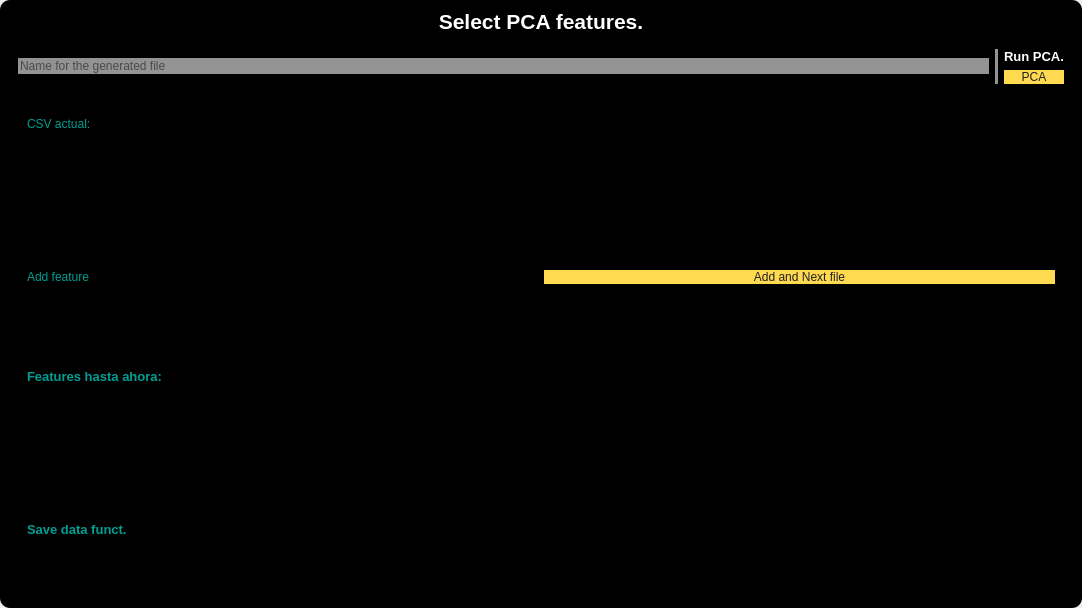
<?xml version="1.0" encoding="UTF-8"?>
<ui version="4.0">
 <class>INTERFAZ_3</class>
 <widget class="QWidget" name="INTERFAZ_3">
  <property name="geometry">
   <rect>
    <x>0</x>
    <y>0</y>
    <width>1082</width>
    <height>608</height>
   </rect>
  </property>
  <property name="sizePolicy">
   <sizepolicy hsizetype="Expanding" vsizetype="Expanding">
    <horstretch>0</horstretch>
    <verstretch>0</verstretch>
   </sizepolicy>
  </property>
  <property name="windowTitle">
   <string>INTERFAZ_3</string>
  </property>
  <property name="layoutDirection">
   <enum>Qt::LeftToRight</enum>
  </property>
  <layout class="QHBoxLayout" name="horizontalLayout_9">
   <property name="spacing">
    <number>0</number>
   </property>
   <property name="sizeConstraint">
    <enum>QLayout::SetDefaultConstraint</enum>
   </property>
   <property name="leftMargin">
    <number>0</number>
   </property>
   <property name="topMargin">
    <number>0</number>
   </property>
   <property name="rightMargin">
    <number>0</number>
   </property>
   <property name="bottomMargin">
    <number>0</number>
   </property>
   <item>
    <widget class="QFrame" name="Base">
     <property name="minimumSize">
      <size>
       <width>807</width>
       <height>538</height>
      </size>
     </property>
     <property name="styleSheet">
      <string notr="true">background-color: rgb(0, 0, 0);
border-radius: 10px;</string>
     </property>
     <property name="frameShape">
      <enum>QFrame::NoFrame</enum>
     </property>
     <layout class="QGridLayout" name="gridLayout_4">
      <item row="1" column="0">
       <widget class="QFrame" name="Body">
        <property name="sizePolicy">
         <sizepolicy hsizetype="Expanding" vsizetype="Expanding">
          <horstretch>0</horstretch>
          <verstretch>0</verstretch>
         </sizepolicy>
        </property>
        <property name="minimumSize">
         <size>
          <width>0</width>
          <height>400</height>
         </size>
        </property>
        <property name="frameShape">
         <enum>QFrame::NoFrame</enum>
        </property>
        <layout class="QGridLayout" name="gridLayout_2">
         <item row="0" column="2">
          <layout class="QVBoxLayout" name="verticalLayout">
           <item>
            <widget class="QLabel" name="label_signal_4">
             <property name="palette">
              <palette>
               <active>
                <colorrole role="WindowText">
                 <brush brushstyle="SolidPattern">
                  <color alpha="255">
                   <red>255</red>
                   <green>255</green>
                   <blue>255</blue>
                  </color>
                 </brush>
                </colorrole>
                <colorrole role="Button">
                 <brush brushstyle="SolidPattern">
                  <color alpha="255">
                   <red>0</red>
                   <green>0</green>
                   <blue>0</blue>
                  </color>
                 </brush>
                </colorrole>
                <colorrole role="Text">
                 <brush brushstyle="SolidPattern">
                  <color alpha="255">
                   <red>0</red>
                   <green>159</green>
                   <blue>147</blue>
                  </color>
                 </brush>
                </colorrole>
                <colorrole role="ButtonText">
                 <brush brushstyle="SolidPattern">
                  <color alpha="255">
                   <red>0</red>
                   <green>159</green>
                   <blue>147</blue>
                  </color>
                 </brush>
                </colorrole>
                <colorrole role="Base">
                 <brush brushstyle="SolidPattern">
                  <color alpha="255">
                   <red>0</red>
                   <green>0</green>
                   <blue>0</blue>
                  </color>
                 </brush>
                </colorrole>
                <colorrole role="Window">
                 <brush brushstyle="SolidPattern">
                  <color alpha="255">
                   <red>0</red>
                   <green>0</green>
                   <blue>0</blue>
                  </color>
                 </brush>
                </colorrole>
                <colorrole role="PlaceholderText">
                 <brush brushstyle="SolidPattern">
                  <color alpha="128">
                   <red>0</red>
                   <green>159</green>
                   <blue>147</blue>
                  </color>
                 </brush>
                </colorrole>
               </active>
               <inactive>
                <colorrole role="WindowText">
                 <brush brushstyle="SolidPattern">
                  <color alpha="255">
                   <red>255</red>
                   <green>255</green>
                   <blue>255</blue>
                  </color>
                 </brush>
                </colorrole>
                <colorrole role="Button">
                 <brush brushstyle="SolidPattern">
                  <color alpha="255">
                   <red>0</red>
                   <green>0</green>
                   <blue>0</blue>
                  </color>
                 </brush>
                </colorrole>
                <colorrole role="Text">
                 <brush brushstyle="SolidPattern">
                  <color alpha="255">
                   <red>0</red>
                   <green>159</green>
                   <blue>147</blue>
                  </color>
                 </brush>
                </colorrole>
                <colorrole role="ButtonText">
                 <brush brushstyle="SolidPattern">
                  <color alpha="255">
                   <red>0</red>
                   <green>159</green>
                   <blue>147</blue>
                  </color>
                 </brush>
                </colorrole>
                <colorrole role="Base">
                 <brush brushstyle="SolidPattern">
                  <color alpha="255">
                   <red>0</red>
                   <green>0</green>
                   <blue>0</blue>
                  </color>
                 </brush>
                </colorrole>
                <colorrole role="Window">
                 <brush brushstyle="SolidPattern">
                  <color alpha="255">
                   <red>0</red>
                   <green>0</green>
                   <blue>0</blue>
                  </color>
                 </brush>
                </colorrole>
                <colorrole role="PlaceholderText">
                 <brush brushstyle="SolidPattern">
                  <color alpha="128">
                   <red>0</red>
                   <green>159</green>
                   <blue>147</blue>
                  </color>
                 </brush>
                </colorrole>
               </inactive>
               <disabled>
                <colorrole role="WindowText">
                 <brush brushstyle="SolidPattern">
                  <color alpha="255">
                   <red>120</red>
                   <green>120</green>
                   <blue>120</blue>
                  </color>
                 </brush>
                </colorrole>
                <colorrole role="Button">
                 <brush brushstyle="SolidPattern">
                  <color alpha="255">
                   <red>0</red>
                   <green>0</green>
                   <blue>0</blue>
                  </color>
                 </brush>
                </colorrole>
                <colorrole role="Text">
                 <brush brushstyle="SolidPattern">
                  <color alpha="255">
                   <red>0</red>
                   <green>159</green>
                   <blue>147</blue>
                  </color>
                 </brush>
                </colorrole>
                <colorrole role="ButtonText">
                 <brush brushstyle="SolidPattern">
                  <color alpha="255">
                   <red>0</red>
                   <green>159</green>
                   <blue>147</blue>
                  </color>
                 </brush>
                </colorrole>
                <colorrole role="Base">
                 <brush brushstyle="SolidPattern">
                  <color alpha="255">
                   <red>0</red>
                   <green>0</green>
                   <blue>0</blue>
                  </color>
                 </brush>
                </colorrole>
                <colorrole role="Window">
                 <brush brushstyle="SolidPattern">
                  <color alpha="255">
                   <red>0</red>
                   <green>0</green>
                   <blue>0</blue>
                  </color>
                 </brush>
                </colorrole>
                <colorrole role="PlaceholderText">
                 <brush brushstyle="SolidPattern">
                  <color alpha="128">
                   <red>0</red>
                   <green>159</green>
                   <blue>147</blue>
                  </color>
                 </brush>
                </colorrole>
               </disabled>
              </palette>
             </property>
             <property name="font">
              <font>
               <family>Segoe UI</family>
               <pointsize>10</pointsize>
               <italic>false</italic>
               <bold>true</bold>
              </font>
             </property>
             <property name="styleSheet">
              <string notr="true">font: 700 10pt &quot;Segoe UI&quot;;
color: rgb(255, 255, 255);</string>
             </property>
             <property name="text">
              <string>Run PCA.</string>
             </property>
             <property name="alignment">
              <set>Qt::AlignLeading|Qt::AlignLeft|Qt::AlignVCenter</set>
             </property>
            </widget>
           </item>
           <item>
            <widget class="QPushButton" name="bt_go">
             <property name="styleSheet">
              <string notr="true">QPushButton {
	background-color: rgb(255, 217, 79);
	font: 700 10pt &quot;Segoe UI&quot;;
	
	color: rgb(33, 33, 33);
}


QPushButton:hover {
	
	background-color: rgb(33, 33, 33);
	font: 700 10pt &quot;Segoe UI&quot;;
	color: rgb(39, 152, 186);
}</string>
             </property>
             <property name="text">
              <string>PCA</string>
             </property>
            </widget>
           </item>
          </layout>
         </item>
         <item row="0" column="1">
          <widget class="Line" name="line">
           <property name="styleSheet">
            <string notr="true">background-color: rgb(147, 147, 147);</string>
           </property>
           <property name="orientation">
            <enum>Qt::Vertical</enum>
           </property>
          </widget>
         </item>
         <item row="3" column="0" colspan="3">
          <widget class="QWidget" name="signal_3_menu" native="true">
           <property name="sizePolicy">
            <sizepolicy hsizetype="MinimumExpanding" vsizetype="Preferred">
             <horstretch>0</horstretch>
             <verstretch>0</verstretch>
            </sizepolicy>
           </property>
           <property name="styleSheet">
            <string notr="true">background-color: rgb(0, 0, 0);</string>
           </property>
           <layout class="QGridLayout" name="gridLayout_6">
            <item row="0" column="0">
             <layout class="QHBoxLayout" name="signal_3_layout">
              <item>
               <layout class="QVBoxLayout" name="verticalLayout_3">
                <item>
                 <widget class="QLabel" name="label_3">
                  <property name="palette">
                   <palette>
                    <active>
                     <colorrole role="WindowText">
                      <brush brushstyle="SolidPattern">
                       <color alpha="255">
                        <red>255</red>
                        <green>255</green>
                        <blue>255</blue>
                       </color>
                      </brush>
                     </colorrole>
                     <colorrole role="Button">
                      <brush brushstyle="SolidPattern">
                       <color alpha="255">
                        <red>0</red>
                        <green>0</green>
                        <blue>0</blue>
                       </color>
                      </brush>
                     </colorrole>
                     <colorrole role="Text">
                      <brush brushstyle="SolidPattern">
                       <color alpha="255">
                        <red>0</red>
                        <green>159</green>
                        <blue>147</blue>
                       </color>
                      </brush>
                     </colorrole>
                     <colorrole role="ButtonText">
                      <brush brushstyle="SolidPattern">
                       <color alpha="255">
                        <red>0</red>
                        <green>159</green>
                        <blue>147</blue>
                       </color>
                      </brush>
                     </colorrole>
                     <colorrole role="Base">
                      <brush brushstyle="SolidPattern">
                       <color alpha="255">
                        <red>0</red>
                        <green>0</green>
                        <blue>0</blue>
                       </color>
                      </brush>
                     </colorrole>
                     <colorrole role="Window">
                      <brush brushstyle="SolidPattern">
                       <color alpha="255">
                        <red>0</red>
                        <green>0</green>
                        <blue>0</blue>
                       </color>
                      </brush>
                     </colorrole>
                     <colorrole role="PlaceholderText">
                      <brush brushstyle="SolidPattern">
                       <color alpha="128">
                        <red>0</red>
                        <green>159</green>
                        <blue>147</blue>
                       </color>
                      </brush>
                     </colorrole>
                    </active>
                    <inactive>
                     <colorrole role="WindowText">
                      <brush brushstyle="SolidPattern">
                       <color alpha="255">
                        <red>255</red>
                        <green>255</green>
                        <blue>255</blue>
                       </color>
                      </brush>
                     </colorrole>
                     <colorrole role="Button">
                      <brush brushstyle="SolidPattern">
                       <color alpha="255">
                        <red>0</red>
                        <green>0</green>
                        <blue>0</blue>
                       </color>
                      </brush>
                     </colorrole>
                     <colorrole role="Text">
                      <brush brushstyle="SolidPattern">
                       <color alpha="255">
                        <red>0</red>
                        <green>159</green>
                        <blue>147</blue>
                       </color>
                      </brush>
                     </colorrole>
                     <colorrole role="ButtonText">
                      <brush brushstyle="SolidPattern">
                       <color alpha="255">
                        <red>0</red>
                        <green>159</green>
                        <blue>147</blue>
                       </color>
                      </brush>
                     </colorrole>
                     <colorrole role="Base">
                      <brush brushstyle="SolidPattern">
                       <color alpha="255">
                        <red>0</red>
                        <green>0</green>
                        <blue>0</blue>
                       </color>
                      </brush>
                     </colorrole>
                     <colorrole role="Window">
                      <brush brushstyle="SolidPattern">
                       <color alpha="255">
                        <red>0</red>
                        <green>0</green>
                        <blue>0</blue>
                       </color>
                      </brush>
                     </colorrole>
                     <colorrole role="PlaceholderText">
                      <brush brushstyle="SolidPattern">
                       <color alpha="128">
                        <red>0</red>
                        <green>159</green>
                        <blue>147</blue>
                       </color>
                      </brush>
                     </colorrole>
                    </inactive>
                    <disabled>
                     <colorrole role="WindowText">
                      <brush brushstyle="SolidPattern">
                       <color alpha="255">
                        <red>120</red>
                        <green>120</green>
                        <blue>120</blue>
                       </color>
                      </brush>
                     </colorrole>
                     <colorrole role="Button">
                      <brush brushstyle="SolidPattern">
                       <color alpha="255">
                        <red>0</red>
                        <green>0</green>
                        <blue>0</blue>
                       </color>
                      </brush>
                     </colorrole>
                     <colorrole role="Text">
                      <brush brushstyle="SolidPattern">
                       <color alpha="255">
                        <red>0</red>
                        <green>159</green>
                        <blue>147</blue>
                       </color>
                      </brush>
                     </colorrole>
                     <colorrole role="ButtonText">
                      <brush brushstyle="SolidPattern">
                       <color alpha="255">
                        <red>0</red>
                        <green>159</green>
                        <blue>147</blue>
                       </color>
                      </brush>
                     </colorrole>
                     <colorrole role="Base">
                      <brush brushstyle="SolidPattern">
                       <color alpha="255">
                        <red>0</red>
                        <green>0</green>
                        <blue>0</blue>
                       </color>
                      </brush>
                     </colorrole>
                     <colorrole role="Window">
                      <brush brushstyle="SolidPattern">
                       <color alpha="255">
                        <red>0</red>
                        <green>0</green>
                        <blue>0</blue>
                       </color>
                      </brush>
                     </colorrole>
                     <colorrole role="PlaceholderText">
                      <brush brushstyle="SolidPattern">
                       <color alpha="128">
                        <red>0</red>
                        <green>159</green>
                        <blue>147</blue>
                       </color>
                      </brush>
                     </colorrole>
                    </disabled>
                   </palette>
                  </property>
                  <property name="font">
                   <font>
                    <family>Segoe UI</family>
                    <pointsize>10</pointsize>
                    <italic>false</italic>
                    <bold>true</bold>
                   </font>
                  </property>
                  <property name="styleSheet">
                   <string notr="true">font: 700 10pt &quot;Segoe UI&quot;;
color: rgb(0, 159, 147);</string>
                  </property>
                  <property name="text">
                   <string>Features hasta ahora:</string>
                  </property>
                 </widget>
                </item>
                <item>
                 <widget class="QLabel" name="label_features">
                  <property name="text">
                   <string>Empty</string>
                  </property>
                 </widget>
                </item>
               </layout>
              </item>
             </layout>
            </item>
           </layout>
          </widget>
         </item>
         <item row="2" column="0" colspan="3">
          <widget class="QWidget" name="signal_2_menu" native="true">
           <property name="sizePolicy">
            <sizepolicy hsizetype="MinimumExpanding" vsizetype="Preferred">
             <horstretch>0</horstretch>
             <verstretch>0</verstretch>
            </sizepolicy>
           </property>
           <property name="styleSheet">
            <string notr="true">background-color: rgb(0, 0, 0);</string>
           </property>
           <layout class="QGridLayout" name="gridLayout_5">
            <item row="0" column="0">
             <layout class="QHBoxLayout" name="horizontalLayout_3">
              <item>
               <widget class="QLabel" name="label_6">
                <property name="styleSheet">
                 <string notr="true">font: 700 10pt &quot;Segoe UI&quot;;
color: rgb(0, 159, 147);</string>
                </property>
                <property name="text">
                 <string>Add feature</string>
                </property>
               </widget>
              </item>
              <item>
               <widget class="QComboBox" name="column_combobox"/>
              </item>
             </layout>
            </item>
            <item row="0" column="1">
             <layout class="QHBoxLayout" name="horizontalLayout_5">
              <item>
               <widget class="QPushButton" name="bt_next">
                <property name="mouseTracking">
                 <bool>true</bool>
                </property>
                <property name="styleSheet">
                 <string notr="true">QPushButton {
	background-color: rgb(255, 217, 79);
	font: 700 10pt &quot;Segoe UI&quot;;
	
	color: rgb(33, 33, 33);
}


QPushButton:hover {
	
	background-color: rgb(33, 33, 33);
	font: 700 10pt &quot;Segoe UI&quot;;
	color: rgb(39, 152, 186);
}</string>
                </property>
                <property name="text">
                 <string>Add and Next file</string>
                </property>
               </widget>
              </item>
             </layout>
            </item>
           </layout>
          </widget>
         </item>
         <item row="4" column="0" colspan="3">
          <widget class="QWidget" name="signal_4_menu" native="true">
           <property name="sizePolicy">
            <sizepolicy hsizetype="MinimumExpanding" vsizetype="Preferred">
             <horstretch>0</horstretch>
             <verstretch>0</verstretch>
            </sizepolicy>
           </property>
           <property name="styleSheet">
            <string notr="true">background-color: rgb(0, 0, 0);</string>
           </property>
           <layout class="QGridLayout" name="gridLayout_7">
            <item row="0" column="0">
             <layout class="QHBoxLayout" name="horizontalLayout_4">
              <item>
               <widget class="QLabel" name="label_2">
                <property name="palette">
                 <palette>
                  <active>
                   <colorrole role="WindowText">
                    <brush brushstyle="SolidPattern">
                     <color alpha="255">
                      <red>255</red>
                      <green>255</green>
                      <blue>255</blue>
                     </color>
                    </brush>
                   </colorrole>
                   <colorrole role="Button">
                    <brush brushstyle="SolidPattern">
                     <color alpha="255">
                      <red>0</red>
                      <green>0</green>
                      <blue>0</blue>
                     </color>
                    </brush>
                   </colorrole>
                   <colorrole role="Text">
                    <brush brushstyle="SolidPattern">
                     <color alpha="255">
                      <red>0</red>
                      <green>159</green>
                      <blue>147</blue>
                     </color>
                    </brush>
                   </colorrole>
                   <colorrole role="ButtonText">
                    <brush brushstyle="SolidPattern">
                     <color alpha="255">
                      <red>0</red>
                      <green>159</green>
                      <blue>147</blue>
                     </color>
                    </brush>
                   </colorrole>
                   <colorrole role="Base">
                    <brush brushstyle="SolidPattern">
                     <color alpha="255">
                      <red>0</red>
                      <green>0</green>
                      <blue>0</blue>
                     </color>
                    </brush>
                   </colorrole>
                   <colorrole role="Window">
                    <brush brushstyle="SolidPattern">
                     <color alpha="255">
                      <red>0</red>
                      <green>0</green>
                      <blue>0</blue>
                     </color>
                    </brush>
                   </colorrole>
                   <colorrole role="PlaceholderText">
                    <brush brushstyle="SolidPattern">
                     <color alpha="128">
                      <red>0</red>
                      <green>159</green>
                      <blue>147</blue>
                     </color>
                    </brush>
                   </colorrole>
                  </active>
                  <inactive>
                   <colorrole role="WindowText">
                    <brush brushstyle="SolidPattern">
                     <color alpha="255">
                      <red>255</red>
                      <green>255</green>
                      <blue>255</blue>
                     </color>
                    </brush>
                   </colorrole>
                   <colorrole role="Button">
                    <brush brushstyle="SolidPattern">
                     <color alpha="255">
                      <red>0</red>
                      <green>0</green>
                      <blue>0</blue>
                     </color>
                    </brush>
                   </colorrole>
                   <colorrole role="Text">
                    <brush brushstyle="SolidPattern">
                     <color alpha="255">
                      <red>0</red>
                      <green>159</green>
                      <blue>147</blue>
                     </color>
                    </brush>
                   </colorrole>
                   <colorrole role="ButtonText">
                    <brush brushstyle="SolidPattern">
                     <color alpha="255">
                      <red>0</red>
                      <green>159</green>
                      <blue>147</blue>
                     </color>
                    </brush>
                   </colorrole>
                   <colorrole role="Base">
                    <brush brushstyle="SolidPattern">
                     <color alpha="255">
                      <red>0</red>
                      <green>0</green>
                      <blue>0</blue>
                     </color>
                    </brush>
                   </colorrole>
                   <colorrole role="Window">
                    <brush brushstyle="SolidPattern">
                     <color alpha="255">
                      <red>0</red>
                      <green>0</green>
                      <blue>0</blue>
                     </color>
                    </brush>
                   </colorrole>
                   <colorrole role="PlaceholderText">
                    <brush brushstyle="SolidPattern">
                     <color alpha="128">
                      <red>0</red>
                      <green>159</green>
                      <blue>147</blue>
                     </color>
                    </brush>
                   </colorrole>
                  </inactive>
                  <disabled>
                   <colorrole role="WindowText">
                    <brush brushstyle="SolidPattern">
                     <color alpha="255">
                      <red>120</red>
                      <green>120</green>
                      <blue>120</blue>
                     </color>
                    </brush>
                   </colorrole>
                   <colorrole role="Button">
                    <brush brushstyle="SolidPattern">
                     <color alpha="255">
                      <red>0</red>
                      <green>0</green>
                      <blue>0</blue>
                     </color>
                    </brush>
                   </colorrole>
                   <colorrole role="Text">
                    <brush brushstyle="SolidPattern">
                     <color alpha="255">
                      <red>0</red>
                      <green>159</green>
                      <blue>147</blue>
                     </color>
                    </brush>
                   </colorrole>
                   <colorrole role="ButtonText">
                    <brush brushstyle="SolidPattern">
                     <color alpha="255">
                      <red>0</red>
                      <green>159</green>
                      <blue>147</blue>
                     </color>
                    </brush>
                   </colorrole>
                   <colorrole role="Base">
                    <brush brushstyle="SolidPattern">
                     <color alpha="255">
                      <red>0</red>
                      <green>0</green>
                      <blue>0</blue>
                     </color>
                    </brush>
                   </colorrole>
                   <colorrole role="Window">
                    <brush brushstyle="SolidPattern">
                     <color alpha="255">
                      <red>0</red>
                      <green>0</green>
                      <blue>0</blue>
                     </color>
                    </brush>
                   </colorrole>
                   <colorrole role="PlaceholderText">
                    <brush brushstyle="SolidPattern">
                     <color alpha="128">
                      <red>0</red>
                      <green>159</green>
                      <blue>147</blue>
                     </color>
                    </brush>
                   </colorrole>
                  </disabled>
                 </palette>
                </property>
                <property name="font">
                 <font>
                  <family>Segoe UI</family>
                  <pointsize>10</pointsize>
                  <italic>false</italic>
                  <bold>true</bold>
                 </font>
                </property>
                <property name="styleSheet">
                 <string notr="true">font: 700 10pt &quot;Segoe UI&quot;;
color: rgb(0, 159, 147);</string>
                </property>
                <property name="text">
                 <string>Save data funct.</string>
                </property>
               </widget>
              </item>
              <item>
               <widget class="QRadioButton" name="save_function">
                <property name="text">
                 <string/>
                </property>
               </widget>
              </item>
             </layout>
            </item>
           </layout>
          </widget>
         </item>
         <item row="0" column="0">
          <widget class="QLineEdit" name="name_file">
           <property name="styleSheet">
            <string notr="true">background-color: rgb(147, 147, 147);</string>
           </property>
           <property name="text">
            <string/>
           </property>
           <property name="placeholderText">
            <string>Name for the generated file</string>
           </property>
          </widget>
         </item>
         <item row="1" column="0" colspan="3">
          <widget class="QWidget" name="signal_1_menu" native="true">
           <property name="sizePolicy">
            <sizepolicy hsizetype="MinimumExpanding" vsizetype="Preferred">
             <horstretch>0</horstretch>
             <verstretch>0</verstretch>
            </sizepolicy>
           </property>
           <property name="styleSheet">
            <string notr="true">background-color: rgb(0, 0, 0);</string>
           </property>
           <layout class="QGridLayout" name="gridLayout_3">
            <item row="0" column="0">
             <layout class="QVBoxLayout" name="verticalLayout_2">
              <item>
               <layout class="QHBoxLayout" name="horizontalLayout_2">
                <item>
                 <widget class="QLabel" name="label">
                  <property name="styleSheet">
                   <string notr="true">font: 700 10pt &quot;Segoe UI&quot;;
color: rgb(0, 159, 147);</string>
                  </property>
                  <property name="text">
                   <string>CSV actual:</string>
                  </property>
                 </widget>
                </item>
               </layout>
              </item>
              <item>
               <widget class="QLabel" name="label_csv_actual">
                <property name="text">
                 <string>TextLabel</string>
                </property>
               </widget>
              </item>
             </layout>
            </item>
           </layout>
          </widget>
         </item>
        </layout>
       </widget>
      </item>
      <item row="0" column="0">
       <layout class="QHBoxLayout" name="horizontalLayout">
        <item>
         <widget class="QPushButton" name="Icon">
          <property name="minimumSize">
           <size>
            <width>25</width>
            <height>25</height>
           </size>
          </property>
          <property name="maximumSize">
           <size>
            <width>25</width>
            <height>25</height>
           </size>
          </property>
          <property name="styleSheet">
           <string notr="true">QFrame{
	background-color: rgb(0, 0, 0);
}

QPushButton{
border-radius:18px;
background-color: rgb(0, 0, 0);
}

QPushButton:hover {
background-color: rgb(60, 60, 60);
}
</string>
          </property>
          <property name="text">
           <string/>
          </property>
          <property name="icon">
           <iconset>
            <normaloff>neurological.png</normaloff>neurological.png</iconset>
          </property>
          <property name="iconSize">
           <size>
            <width>25</width>
            <height>25</height>
           </size>
          </property>
         </widget>
        </item>
        <item>
         <widget class="QLabel" name="Bins_label">
          <property name="palette">
           <palette>
            <active>
             <colorrole role="WindowText">
              <brush brushstyle="SolidPattern">
               <color alpha="255">
                <red>255</red>
                <green>255</green>
                <blue>255</blue>
               </color>
              </brush>
             </colorrole>
             <colorrole role="Button">
              <brush brushstyle="SolidPattern">
               <color alpha="255">
                <red>0</red>
                <green>0</green>
                <blue>0</blue>
               </color>
              </brush>
             </colorrole>
             <colorrole role="Base">
              <brush brushstyle="SolidPattern">
               <color alpha="255">
                <red>0</red>
                <green>0</green>
                <blue>0</blue>
               </color>
              </brush>
             </colorrole>
             <colorrole role="Window">
              <brush brushstyle="SolidPattern">
               <color alpha="255">
                <red>0</red>
                <green>0</green>
                <blue>0</blue>
               </color>
              </brush>
             </colorrole>
            </active>
            <inactive>
             <colorrole role="WindowText">
              <brush brushstyle="SolidPattern">
               <color alpha="255">
                <red>255</red>
                <green>255</green>
                <blue>255</blue>
               </color>
              </brush>
             </colorrole>
             <colorrole role="Button">
              <brush brushstyle="SolidPattern">
               <color alpha="255">
                <red>0</red>
                <green>0</green>
                <blue>0</blue>
               </color>
              </brush>
             </colorrole>
             <colorrole role="Base">
              <brush brushstyle="SolidPattern">
               <color alpha="255">
                <red>0</red>
                <green>0</green>
                <blue>0</blue>
               </color>
              </brush>
             </colorrole>
             <colorrole role="Window">
              <brush brushstyle="SolidPattern">
               <color alpha="255">
                <red>0</red>
                <green>0</green>
                <blue>0</blue>
               </color>
              </brush>
             </colorrole>
            </inactive>
            <disabled>
             <colorrole role="WindowText">
              <brush brushstyle="SolidPattern">
               <color alpha="255">
                <red>120</red>
                <green>120</green>
                <blue>120</blue>
               </color>
              </brush>
             </colorrole>
             <colorrole role="Button">
              <brush brushstyle="SolidPattern">
               <color alpha="255">
                <red>0</red>
                <green>0</green>
                <blue>0</blue>
               </color>
              </brush>
             </colorrole>
             <colorrole role="Base">
              <brush brushstyle="SolidPattern">
               <color alpha="255">
                <red>0</red>
                <green>0</green>
                <blue>0</blue>
               </color>
              </brush>
             </colorrole>
             <colorrole role="Window">
              <brush brushstyle="SolidPattern">
               <color alpha="255">
                <red>0</red>
                <green>0</green>
                <blue>0</blue>
               </color>
              </brush>
             </colorrole>
            </disabled>
           </palette>
          </property>
          <property name="font">
           <font>
            <pointsize>16</pointsize>
            <bold>true</bold>
           </font>
          </property>
          <property name="text">
           <string>Select PCA features.</string>
          </property>
          <property name="alignment">
           <set>Qt::AlignCenter</set>
          </property>
         </widget>
        </item>
        <item>
         <widget class="QLabel" name="CINVESTAV_logo">
          <property name="minimumSize">
           <size>
            <width>25</width>
            <height>25</height>
           </size>
          </property>
          <property name="maximumSize">
           <size>
            <width>25</width>
            <height>25</height>
           </size>
          </property>
          <property name="text">
           <string/>
          </property>
          <property name="pixmap">
           <pixmap>Logo_Cinves.png</pixmap>
          </property>
          <property name="scaledContents">
           <bool>true</bool>
          </property>
          <property name="alignment">
           <set>Qt::AlignCenter</set>
          </property>
         </widget>
        </item>
       </layout>
      </item>
     </layout>
    </widget>
   </item>
  </layout>
  <widget class="QWidget" name="layoutWidget">
   <property name="geometry">
    <rect>
     <x>0</x>
     <y>0</y>
     <width>100</width>
     <height>30</height>
    </rect>
   </property>
   <layout class="QVBoxLayout" name="verticalLayout_27"/>
  </widget>
 </widget>
 <resources/>
 <connections/>
</ui>
